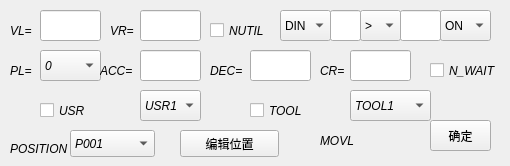
   <widget class="QWidget" name="page_2">
    <widget class="QComboBox" name="comboBox_movl_pl">
     <property name="geometry">
      <rect>
       <x>40</x>
       <y>50</y>
       <width>61</width>
       <height>31</height>
      </rect>
     </property>
     <property name="font">
      <font>
       <pointsize>9</pointsize>
       <italic>true</italic>
      </font>
     </property>
     <property name="frame">
      <bool>true</bool>
     </property>
     <item>
      <property name="text">
       <string>0</string>
      </property>
     </item>
     <item>
      <property name="text">
       <string>1</string>
      </property>
     </item>
     <item>
      <property name="text">
       <string>2</string>
      </property>
     </item>
     <item>
      <property name="text">
       <string>3</string>
      </property>
     </item>
     <item>
      <property name="text">
       <string>4</string>
      </property>
     </item>
     <item>
      <property name="text">
       <string>5</string>
      </property>
     </item>
     <item>
      <property name="text">
       <string>6</string>
      </property>
     </item>
     <item>
      <property name="text">
       <string>7</string>
      </property>
     </item>
     <item>
      <property name="text">
       <string>8</string>
      </property>
     </item>
    </widget>
    <widget class="QCheckBox" name="checkBox_movl_nwait">
     <property name="geometry">
      <rect>
       <x>430</x>
       <y>60</y>
       <width>71</width>
       <height>21</height>
      </rect>
     </property>
     <property name="font">
      <font>
       <pointsize>9</pointsize>
       <italic>true</italic>
      </font>
     </property>
     <property name="text">
      <string>N_WAIT</string>
     </property>
    </widget>
    <widget class="QLabel" name="label_27">
     <property name="geometry">
      <rect>
       <x>210</x>
       <y>60</y>
       <width>41</width>
       <height>21</height>
      </rect>
     </property>
     <property name="font">
      <font>
       <pointsize>9</pointsize>
       <italic>true</italic>
      </font>
     </property>
     <property name="text">
      <string>DEC=</string>
     </property>
    </widget>
    <widget class="QLineEdit" name="lineEdit_movl_dec">
     <property name="geometry">
      <rect>
       <x>250</x>
       <y>50</y>
       <width>61</width>
       <height>31</height>
      </rect>
     </property>
     <property name="acceptDrops">
      <bool>true</bool>
     </property>
     <property name="frame">
      <bool>true</bool>
     </property>
    </widget>
    <widget class="QLabel" name="label_29">
     <property name="geometry">
      <rect>
       <x>10</x>
       <y>140</y>
       <width>67</width>
       <height>17</height>
      </rect>
     </property>
     <property name="font">
      <font>
       <pointsize>9</pointsize>
       <italic>true</italic>
      </font>
     </property>
     <property name="text">
      <string>POSITION</string>
     </property>
    </widget>
    <widget class="QPushButton" name="pushButton_movl_ensure">
     <property name="geometry">
      <rect>
       <x>430</x>
       <y>120</y>
       <width>61</width>
       <height>31</height>
      </rect>
     </property>
     <property name="text">
      <string>确定</string>
     </property>
    </widget>
    <widget class="QLabel" name="label_30">
     <property name="geometry">
      <rect>
       <x>320</x>
       <y>130</y>
       <width>51</width>
       <height>21</height>
      </rect>
     </property>
     <property name="font">
      <font>
       <pointsize>9</pointsize>
       <italic>true</italic>
      </font>
     </property>
     <property name="text">
      <string>MOVL</string>
     </property>
    </widget>
    <widget class="QLabel" name="label_31">
     <property name="geometry">
      <rect>
       <x>10</x>
       <y>60</y>
       <width>31</width>
       <height>21</height>
      </rect>
     </property>
     <property name="font">
      <font>
       <pointsize>9</pointsize>
       <italic>true</italic>
      </font>
     </property>
     <property name="text">
      <string>PL=</string>
     </property>
    </widget>
    <widget class="QComboBox" name="comboBox_movl_position">
     <property name="geometry">
      <rect>
       <x>70</x>
       <y>130</y>
       <width>85</width>
       <height>27</height>
      </rect>
     </property>
     <property name="font">
      <font>
       <pointsize>9</pointsize>
       <italic>true</italic>
      </font>
     </property>
     <item>
      <property name="text">
       <string>P001</string>
      </property>
     </item>
     <item>
      <property name="text">
       <string>P002</string>
      </property>
     </item>
    </widget>
    <widget class="QLineEdit" name="lineEdit_movl_acc">
     <property name="geometry">
      <rect>
       <x>140</x>
       <y>50</y>
       <width>61</width>
       <height>31</height>
      </rect>
     </property>
     <property name="acceptDrops">
      <bool>true</bool>
     </property>
     <property name="frame">
      <bool>true</bool>
     </property>
    </widget>
    <widget class="QLabel" name="label_33">
     <property name="geometry">
      <rect>
       <x>100</x>
       <y>60</y>
       <width>41</width>
       <height>21</height>
      </rect>
     </property>
     <property name="font">
      <font>
       <pointsize>9</pointsize>
       <italic>true</italic>
      </font>
     </property>
     <property name="text">
      <string>ACC=</string>
     </property>
    </widget>
    <widget class="QPushButton" name="pushButton_movl_editpotiion">
     <property name="geometry">
      <rect>
       <x>180</x>
       <y>130</y>
       <width>99</width>
       <height>27</height>
      </rect>
     </property>
     <property name="font">
      <font>
       <pointsize>9</pointsize>
      </font>
     </property>
     <property name="text">
      <string>编辑位置</string>
     </property>
    </widget>
    <widget class="QLineEdit" name="lineEdit_movl_cr">
     <property name="geometry">
      <rect>
       <x>350</x>
       <y>50</y>
       <width>61</width>
       <height>31</height>
      </rect>
     </property>
     <property name="acceptDrops">
      <bool>true</bool>
     </property>
     <property name="frame">
      <bool>true</bool>
     </property>
    </widget>
    <widget class="QLabel" name="label_35">
     <property name="geometry">
      <rect>
       <x>320</x>
       <y>60</y>
       <width>41</width>
       <height>21</height>
      </rect>
     </property>
     <property name="font">
      <font>
       <pointsize>9</pointsize>
       <italic>true</italic>
      </font>
     </property>
     <property name="text">
      <string>CR=</string>
     </property>
    </widget>
    <widget class="QLineEdit" name="lineEdit_movl_vl">
     <property name="geometry">
      <rect>
       <x>40</x>
       <y>10</y>
       <width>61</width>
       <height>31</height>
      </rect>
     </property>
     <property name="acceptDrops">
      <bool>true</bool>
     </property>
     <property name="frame">
      <bool>true</bool>
     </property>
    </widget>
    <widget class="QLabel" name="label_136">
     <property name="geometry">
      <rect>
       <x>10</x>
       <y>20</y>
       <width>41</width>
       <height>21</height>
      </rect>
     </property>
     <property name="font">
      <font>
       <pointsize>9</pointsize>
       <italic>true</italic>
      </font>
     </property>
     <property name="text">
      <string>VL=</string>
     </property>
    </widget>
    <widget class="QLineEdit" name="lineEdit_movl_vr">
     <property name="geometry">
      <rect>
       <x>140</x>
       <y>10</y>
       <width>61</width>
       <height>31</height>
      </rect>
     </property>
     <property name="acceptDrops">
      <bool>true</bool>
     </property>
     <property name="frame">
      <bool>true</bool>
     </property>
    </widget>
    <widget class="QLabel" name="label_137">
     <property name="geometry">
      <rect>
       <x>110</x>
       <y>20</y>
       <width>41</width>
       <height>21</height>
      </rect>
     </property>
     <property name="font">
      <font>
       <pointsize>9</pointsize>
       <italic>true</italic>
      </font>
     </property>
     <property name="text">
      <string>VR=</string>
     </property>
    </widget>
    <widget class="QLineEdit" name="lineEdit_movl_ionumber">
     <property name="geometry">
      <rect>
       <x>330</x>
       <y>10</y>
       <width>31</width>
       <height>31</height>
      </rect>
     </property>
    </widget>
    <widget class="QComboBox" name="comboBox_movl_ioselect">
     <property name="geometry">
      <rect>
       <x>280</x>
       <y>10</y>
       <width>51</width>
       <height>31</height>
      </rect>
     </property>
     <item>
      <property name="text">
       <string>DIN</string>
      </property>
     </item>
     <item>
      <property name="text">
       <string>DOUT</string>
      </property>
     </item>
     <item>
      <property name="text">
       <string>B</string>
      </property>
     </item>
     <item>
      <property name="text">
       <string>INT</string>
      </property>
     </item>
    </widget>
    <widget class="QComboBox" name="comboBox_movl_ioio">
     <property name="geometry">
      <rect>
       <x>440</x>
       <y>10</y>
       <width>51</width>
       <height>31</height>
      </rect>
     </property>
     <item>
      <property name="text">
       <string>ON</string>
      </property>
     </item>
     <item>
      <property name="text">
       <string>OFF</string>
      </property>
     </item>
    </widget>
    <widget class="QLineEdit" name="lineEdit_movl_iovalue">
     <property name="geometry">
      <rect>
       <x>400</x>
       <y>10</y>
       <width>41</width>
       <height>31</height>
      </rect>
     </property>
    </widget>
    <widget class="QComboBox" name="comboBox_movl_ioprepare">
     <property name="geometry">
      <rect>
       <x>360</x>
       <y>10</y>
       <width>41</width>
       <height>31</height>
      </rect>
     </property>
     <item>
      <property name="text">
       <string>&gt;</string>
      </property>
     </item>
     <item>
      <property name="text">
       <string>&lt;</string>
      </property>
     </item>
     <item>
      <property name="text">
       <string>&gt;=</string>
      </property>
     </item>
     <item>
      <property name="text">
       <string>&lt;=</string>
      </property>
     </item>
     <item>
      <property name="text">
       <string>=</string>
      </property>
     </item>
    </widget>
    <widget class="QCheckBox" name="checkBox_movl_nutil">
     <property name="geometry">
      <rect>
       <x>210</x>
       <y>20</y>
       <width>71</width>
       <height>21</height>
      </rect>
     </property>
     <property name="font">
      <font>
       <pointsize>9</pointsize>
       <italic>true</italic>
      </font>
     </property>
     <property name="text">
      <string>NUTIL</string>
     </property>
    </widget>
    <widget class="QCheckBox" name="checkBox_movl_usr">
     <property name="geometry">
      <rect>
       <x>40</x>
       <y>100</y>
       <width>71</width>
       <height>21</height>
      </rect>
     </property>
     <property name="font">
      <font>
       <pointsize>9</pointsize>
       <italic>true</italic>
      </font>
     </property>
     <property name="text">
      <string>USR</string>
     </property>
    </widget>
    <widget class="QComboBox" name="comboBox_movl_usr">
     <property name="geometry">
      <rect>
       <x>140</x>
       <y>90</y>
       <width>61</width>
       <height>31</height>
      </rect>
     </property>
     <property name="font">
      <font>
       <pointsize>9</pointsize>
       <italic>true</italic>
      </font>
     </property>
     <property name="frame">
      <bool>true</bool>
     </property>
     <item>
      <property name="text">
       <string>USR1</string>
      </property>
     </item>
     <item>
      <property name="text">
       <string>USR2</string>
      </property>
     </item>
     <item>
      <property name="text">
       <string>USR3</string>
      </property>
     </item>
     <item>
      <property name="text">
       <string>USR4</string>
      </property>
     </item>
     <item>
      <property name="text">
       <string>USR5</string>
      </property>
     </item>
     <item>
      <property name="text">
       <string>USR6</string>
      </property>
     </item>
     <item>
      <property name="text">
       <string>USR7</string>
      </property>
     </item>
     <item>
      <property name="text">
       <string>USR8</string>
      </property>
     </item>
     <item>
      <property name="text">
       <string>USR9</string>
      </property>
     </item>
     <item>
      <property name="text">
       <string>USR10</string>
      </property>
     </item>
    </widget>
    <widget class="QCheckBox" name="checkBox_movl_tool">
     <property name="geometry">
      <rect>
       <x>250</x>
       <y>100</y>
       <width>71</width>
       <height>21</height>
      </rect>
     </property>
     <property name="font">
      <font>
       <pointsize>9</pointsize>
       <italic>true</italic>
      </font>
     </property>
     <property name="text">
      <string>TOOL</string>
     </property>
    </widget>
    <widget class="QComboBox" name="comboBox_movl_tool">
     <property name="geometry">
      <rect>
       <x>350</x>
       <y>90</y>
       <width>81</width>
       <height>31</height>
      </rect>
     </property>
     <property name="font">
      <font>
       <pointsize>9</pointsize>
       <italic>true</italic>
      </font>
     </property>
     <property name="frame">
      <bool>true</bool>
     </property>
     <item>
      <property name="text">
       <string>TOOL1</string>
      </property>
     </item>
     <item>
      <property name="text">
       <string>TOOL2</string>
      </property>
     </item>
     <item>
      <property name="text">
       <string>TOOL3</string>
      </property>
     </item>
     <item>
      <property name="text">
       <string>TOOL4</string>
      </property>
     </item>
     <item>
      <property name="text">
       <string>TOOL5</string>
      </property>
     </item>
     <item>
      <property name="text">
       <string>TOOL6</string>
      </property>
     </item>
     <item>
      <property name="text">
       <string>TOOL7</string>
      </property>
     </item>
     <item>
      <property name="text">
       <string>TOOL8</string>
      </property>
     </item>
     <item>
      <property name="text">
       <string>TOOL9</string>
      </property>
     </item>
     <item>
      <property name="text">
       <string>TOOL10</string>
      </property>
     </item>
    </widget>
   </widget>
